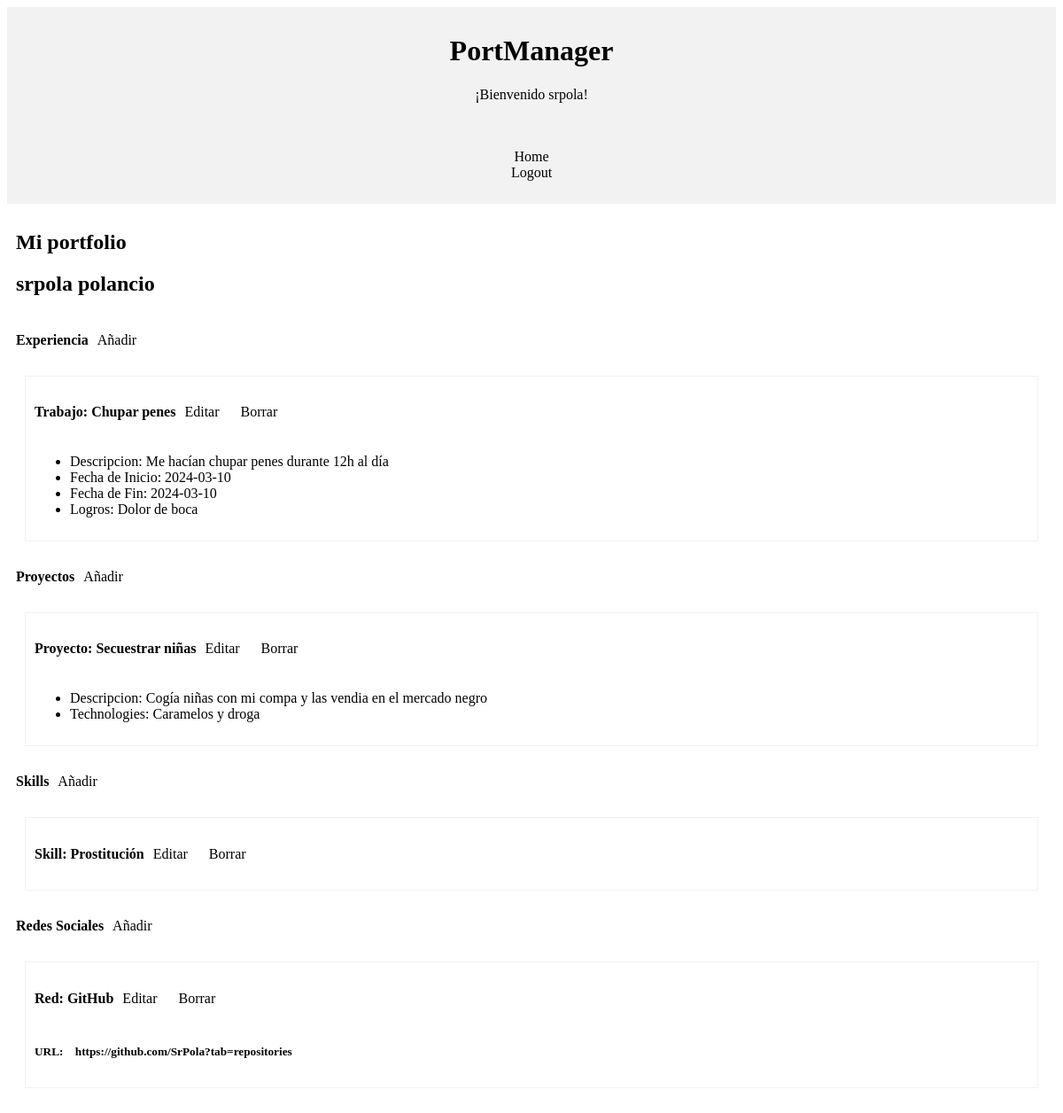
The page / (signed in) on the database its author committed.
### tables this page shows
CREATE TABLE `jobs` (
  `id` int(11) NOT NULL,
  `title` varchar(128) NOT NULL,
  `description` varchar(256) NOT NULL,
  `start_date` date NOT NULL,
  `finish_date` date DEFAULT NULL,
  `achievements` varchar(512) DEFAULT NULL,
  `visible` tinyint(4) NOT NULL,
  `created_at` timestamp NOT NULL DEFAULT current_timestamp(),
  `updated_at` timestamp NOT NULL DEFAULT current_timestamp(),
  `user_id` int(11) DEFAULT NULL
);

CREATE TABLE `projects` (
  `id` int(11) NOT NULL,
  `title` varchar(128) NOT NULL,
  `description` varchar(256) NOT NULL,
  `logo` varchar(128) DEFAULT NULL,
  `technologies` varchar(256) DEFAULT NULL,
  `visible` tinyint(4) NOT NULL,
  `created_at` timestamp NOT NULL DEFAULT current_timestamp(),
  `updated_at` timestamp NOT NULL DEFAULT current_timestamp(),
  `user_id` int(11) DEFAULT NULL
);

CREATE TABLE `skills` (
  `id` int(11) NOT NULL,
  `name` varchar(256) NOT NULL,
  `visible` tinyint(4) NOT NULL,
  `created_at` timestamp NOT NULL DEFAULT current_timestamp(),
  `updated_at` timestamp NOT NULL DEFAULT current_timestamp(),
  `skill_category` int(11) DEFAULT NULL,
  `user_id` int(11) DEFAULT NULL
);

CREATE TABLE `social_networks` (
  `id` int(11) NOT NULL,
  `name` varchar(64) NOT NULL,
  `url` varchar(256) NOT NULL,
  `visible` tinyint(4) NOT NULL,
  `created_at` timestamp NOT NULL DEFAULT current_timestamp(),
  `updated_at` timestamp NOT NULL DEFAULT current_timestamp(),
  `user_id` int(11) DEFAULT NULL
);

### app/Core/Router.php (called while the page is built, shortened)
<?php
    class Router {
        private $routes = array();
        public function add($route) {
            $this->routes[] = $route;
        }
        public function match(string $request) {
            $matches = array();
            foreach ($this->routes as $route) {
                $patron = $route['path'];
                if (preg_match($patron, $request)) {
                    $matches = $route;
                }
            }
            return $matches;
        }
    }

### app/Controllers/BaseController.php (called while the page is built, shortened)
<?php
    class BaseController {
        public function renderHTML($fileName, $data = []) {
            include($fileName);
        }
    }

### app/Controllers/IndexController.php (called while the page is built, shortened)
<?php
    class IndexController extends BaseController {
        public function indexAction() {
            $usuario = $_SESSION["usuario"];
            $portfolio = [
                "id" => $usuario["id"],
                "title" => $usuario["name"]." ".$usuario["surname"],
                "jobs" => Jobs::getInstancia()->getAll($usuario["id"]),
                "projects" => Projects::getInstancia()->getAll($usuario["id"]),
                "skills" => Skills::getInstancia()->getAll($usuario["id"]),
                "socialNetworks" => SocialNetworks::getInstancia()->getAll($usuario["id"]),
            ];
            $data = [
                "usuario" => $usuario["name"],
                "portfolio" => $portfolio,
            ];
            $this->renderHTML("../app/Views/index_view.php", $data);
        }
    }

### app/Models/DBAbstractModel.php (called while the page is built, shortened)
<?php
    abstract class DBAbstractModel {
        private static $db_host = DBHOST;
        private static $db_user = DBUSER;
        private static $db_pass = DBPASS;
        private static $db_name = DBNAME;
        private static $db_port = DBPORT;
        protected $conn;
        protected $query;
        protected $params = array();
        protected function open_connection()
        {
            $dsn = "mysql:host=" . self::$db_host . ";"
                . "dbname=" . self::$db_name . ";"
                . "port=" . self::$db_port;
            try {
                return $this->conn = new PDO(
                    $dsn,
                    self::$db_user,
                    self::$db_pass,
                    array(PDO::MYSQL_ATTR_INIT_COMMAND => "SET NAMES utf8")
                );
            } catch (PDOException $e) {
                printf("Conexión fallida: %s\n", $e->getMessage());
                exit();
            }
        }
        protected function get_results_from_query() {
            if (($_stmt = $this->conn->prepare($this->query))) {
                if (preg_match_all('/(:\w+)/', $this->query, $_named, PREG_PATTERN_ORDER)) {
                    $_named = array_pop($_named);
                    foreach ($_named as $_param) {
                        $_stmt->bindValue($_param, $this->params[substr($_param, 1)]);
                    }
                }
                try {
                    if (!$_stmt->execute()) {
                        printf("Error de consulta: %s\n", $_stmt->errorInfo()[2]);
                    }
                    $this->rows = $_stmt->fetchAll(PDO::FETCH_ASSOC);
                } catch (PDOException $e) {
                    printf("Error en consulta: %s\n", $e->getMessage());
                }
            }
        }
    }

### app/Models/Jobs.php (called while the page is built, shortened)
<?php
    class Jobs extends DBAbstractModel {
        private static $instancia;
        public static function getInstancia() {
            if (!isset(self::$instancia)) {
                self::$instancia = new $miclase;
            }
            return self::$instancia;
        }
        public function getAll($id) {
            $this->query = "SELECT * FROM jobs WHERE user_id = :id";
            $this->get_results_from_query();
            return $this->rows ?? "";
        }
    }

### app/Models/Projects.php (called while the page is built, shortened)
<?php
    class Projects extends DBAbstractModel {
        private static $instancia;
        public static function getInstancia() {
            if (!isset(self::$instancia)) {
                self::$instancia = new $miclase;
            }
            return self::$instancia;
        }
        public function getAll($id) {
            $this->query = "SELECT * FROM projects WHERE user_id = :id";
            $this->get_results_from_query();
            return $this->rows ?? "";
        }
    }

### app/Models/Skills.php (called while the page is built, shortened)
<?php
    class Skills extends DBAbstractModel {
        private static $instancia;
        public static function getInstancia() {
            if (!isset(self::$instancia)) {
                self::$instancia = new $miclase;
            }
            return self::$instancia;
        }
        public function getAll($id) {
            $this->query = "SELECT * FROM skills WHERE user_id = :id";
            $this->get_results_from_query();
            return $this->rows ?? "";
        }
    }

### app/Models/SocialNetworks.php (called while the page is built, shortened)
<?php
    class SocialNetworks extends DBAbstractModel {
        private static $instancia;
        public static function getInstancia() {
            if (!isset(self::$instancia)) {
                self::$instancia = new $miclase;
            }
            return self::$instancia;
        }
        public function getAll($id) {
            $this->query = "SELECT * FROM social_networks WHERE user_id = :id";
            $this->get_results_from_query();
            return $this->rows ?? "";
        }
    }

### app/Views/index_view.php (the view, shortened to what this page needs)
<!DOCTYPE html>
<html lang="es">
    <head>
    </head>
    <body>
        <header>
            <h1>PortManager</h1>
            <p>¡Bienvenido <?php echo $data["usuario"] ?>!</p>
        </header>
        <nav>
            <ul>
                <li><a href="/">Home</a></li>
                <li><a href="/logout">Logout</a></li>
            </ul>
        </nav>
        <main>
            <h2>Mi portfolio</h2>
            <?php
                echo "<h2>" . $data["portfolio"]["title"] . "</h2>";
                echo "<div>";
                    echo "<h4>Experiencia</h4>";
                    echo "<a href='/add/job'>Añadir</a>";
                    foreach ($data["portfolio"]["jobs"] as $job) {
                        echo "<div class='job'>";
                            echo "<h4> Trabajo: " . $job["title"] . "</h4>";
                            echo "<a href='/edit/job/".$job["id"]."'>Editar</a> <a href='/delete/job/".$job["id"]."'>Borrar</a>";
                            echo "<ul>";
                                echo "<li> Descripcion: " . $job["description"] . "</li>";
                                echo "<li> Fecha de Inicio: " . $job["start_date"] . "</li>";
                                echo "<li> Fecha de Fin: " . $job["finish_date"] . "</li>";
                                echo "<li> Logros: " . $job["achievements"] . "</li>";
                            echo "</ul>";
                        echo "</div>";
                    }
                echo "</div>";
                echo "<div>";
                    echo "<h4>Proyectos</h4>";
                    echo "<a href='/add/project'>Añadir</a>";
                    foreach ($data["portfolio"]["projects"] as $project) {
                        echo "<div class='job'>";
                            echo "<h4> Proyecto: " . $project["title"] . "</h4>";
                            echo "<a href='/edit/project/".$project["id"]."'>Editar</a> <a href='/delete/project/".$project["id"]."'>Borrar</a>";
                            echo "<ul>";
                                echo "<li> Descripcion: " . $project["description"] . "</li>";
                                echo "<li> Technologies: " . $project["technologies"] . "</li>";
                            echo "</ul>";
                        echo "</div>";
                    }
                echo "</div>";
                echo "<div>";
                    echo "<h4>Skills</h4>";
                    echo "<a href='/add/skill'>Añadir</a>";
                    foreach ($data["portfolio"]["skills"] as $skill) {
                        echo "<div class='job'>";
                            echo "<h4> Skill: " . $skill["name"] . "</h4>";
                            echo "<a href='/edit/skill/".$skill["id"]."'>Editar</a> <a href='/delete/skill/".$skill["id"]."'>Borrar</a>";
                        echo "</div>";
                    }
                echo "</div>";
                echo "<div>";
                    echo "<h4>Redes Sociales</h4>";
                    echo "<a href='/add/social'>Añadir</a>";
                    foreach ($data["portfolio"]["socialNetworks"] as $socialNetwork) {
                        echo "<div class='job'>";
                            echo "<h4> Red: " . $socialNetwork["name"] . "</h4>";
                            echo "<a href='/edit/social/".$socialNetwork["id"]."'>Editar</a> <a href='/delete/social/".$socialNetwork["id"]."'>Borrar</a>";
                            echo "<h5> URL: <a href='".$socialNetwork["url"]."' target='_blank'>".$socialNetwork["url"]."</a></h5>";
                        echo "</div>";
                    }
                echo "</div>";
            ?>
        </main>
    </body>
</html>

### public/index.php (shortened to what this page needs)
<?php
    $router = new Router();
    $router->add(array(
        "name" => "home",
        "path" => "/^\/$/",
        "action" => [IndexController::class, "indexAction"],
        "auth" => ["usuario"])
    );
    $router->add(array(
        "name" => "Login",
        "path" => "/^\/login$/",
        "action" => [AuthController::class, "loginAction"],
        "auth" => ["invitado"])
    );
    $router->add(array(
        "name" => "Logout",
        "path" => "/^\/logout$/",
        "action" => [AuthController::class, "logoutAction"],
        "auth" => ["usuario"])
    );
    $router->add(array(
        "name" => "register",
        "path" => "/^\/register$/",
        "action" => [AuthController::class, "registerAction"],
        "auth" => ["invitado"])
    );
    $router->add(array(
        "name" => "Editar",
        "path" => "/^\/edit\/(job|project|skill|social)\/([0-9]+)$/",
        "action" => [IndexController::class, "editAction"],
        "auth" => ["usuario"])
    );
    $router->add(array(
        "name" => "Crear",
        "path" => "/^\/add\/(job|project|skill|social)$/",
        "action" => [IndexController::class, "addAction"],
        "auth" => ["usuario"])
    );
    $router->add(array(
        "name" => "Delete",
        "path" => "/^\/delete\/(job|project|skill|social)\/([0-9]+)$/",
        "action" => [IndexController::class, "delAction"],
        "auth" => ["usuario"])
    );
    $request = $_SERVER['REQUEST_URI'];
    $route = $router->match($request);
    if ($route) {
        if (in_array($_SESSION['perfil'], $route['auth'])) {
            $classMethod = $route['action'][1];
            $object = new $className;
            $object->$classMethod($request);
        } elseif ($_SESSION['perfil'] != "invitado") {
            header("Location: /");
        } else {
            header("Location: /login");
        }
    } else {
        exit(http_response_code(404));
    }

### app/Views/index_view.php (style rules this page uses)
header { background-color: #f2f2f2; padding: 10px; text-align: center; }
h4 { display: inline-block; }
nav { background-color: #f2f2f2; padding: 10px; text-align: center; }
nav ul { list-style: none; padding: 0; }
a { text-decoration: none; color: #000; margin: 0 10px; }
main { padding: 10px; }
.job { border: 1px solid #f2f2f2; padding: 10px; margin: 10px; }

### rows shown on the page
jobs: title "Chupar penes", description "Me hacían chupar penes durante 12h al día", start_date "2024-03-10", finish_date "2024-03-10", achievements "Dolor de boca"
projects: title "Secuestrar niñas", description "Cogía niñas con mi compa y las vendia en el mercado negro", technologies "Caramelos y droga"
skills: name "Prostitución"
social_networks: name "GitHub", url "https://github.com/SrPola?tab=repositories"

### other values the page prints
$data["usuario"] "srpola"
$data["portfolio"]["title"] "srpola polancio"
